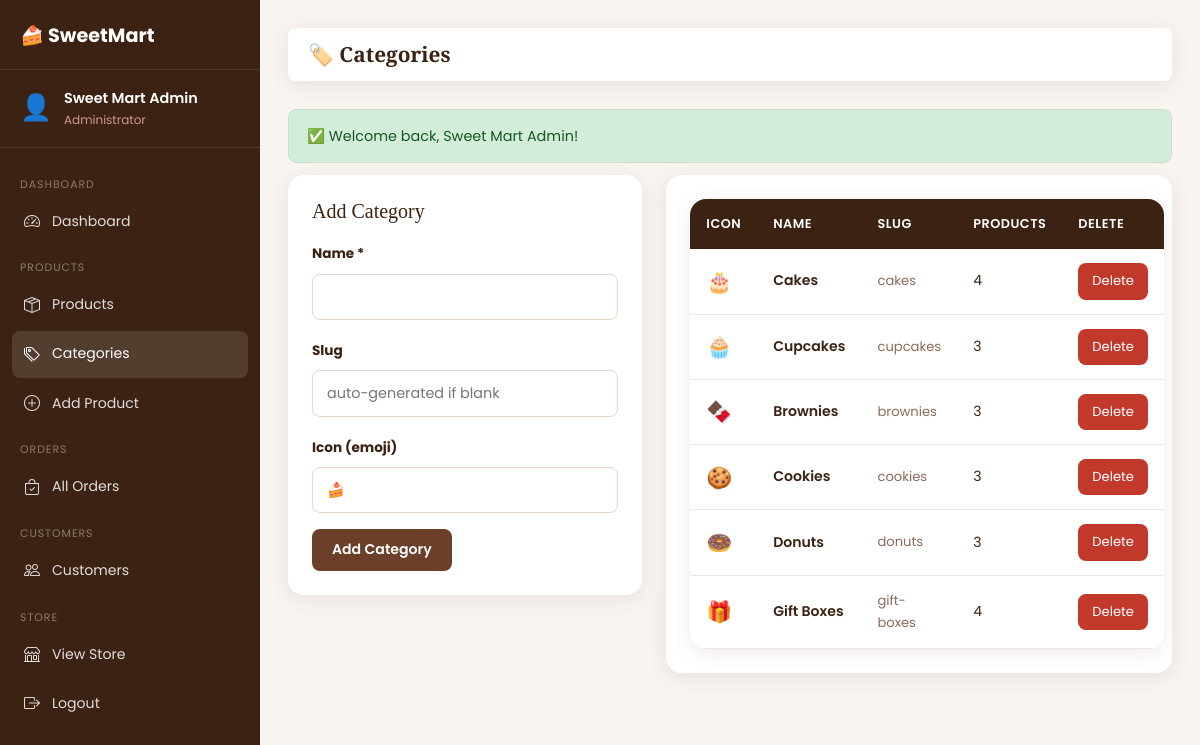
Screenshot of /admin/categories.php (signed in) with the database file from the repository.
### tables this page shows
CREATE TABLE IF NOT EXISTS categories (
    id INT AUTO_INCREMENT PRIMARY KEY,
    name VARCHAR(50) NOT NULL,
    slug VARCHAR(50) NOT NULL UNIQUE,
    icon VARCHAR(50) DEFAULT '🍰'
);

### admin/categories.php (the view, shortened to what this page needs)
<?php
require_once __DIR__ . "/../includes/db.php";
require_once __DIR__ . "/../includes/functions.php";
?>
<!DOCTYPE html>
<html lang="en">
<head>
<link href="https://cdn.jsdelivr.net/npm/bootstrap@5.3.2/dist/css/bootstrap.min.css" rel="stylesheet">
<link href="https://cdn.jsdelivr.net/npm/bootstrap-icons@1.11.1/font/bootstrap-icons.css" rel="stylesheet">
<link rel="stylesheet" href="../assets/css/style.css">
<link rel="stylesheet" href="../assets/css/admin.css">
</head>
<body class="admin-body">
<div class="admin-layout"><?php require __DIR__ . "/../includes/admin_sidebar.php"; ?>
<main class="admin-main">
  <div class="admin-topbar">
    <h2>🏷️ Categories</h2>
  </div>
  <?php
  $cats = $conn->query("SELECT c.*,(SELECT COUNT(*) FROM products WHERE category_id=c.id) AS prod_count FROM categories c ORDER BY c.id");
  ?>
  <div class="row g-4">
    <div class="col-md-5">
      <div class="admin-card">
        <h5 class="mb-3">Add Category</h5>
        <form method="POST">
          <div class="mb-3"><label class="form-label fw-bold" style="font-size:.85rem;">Name *</label><input name="name" class="form-control-admin" required id="cat-name"></div>
          <div class="mb-3"><label class="form-label fw-bold" style="font-size:.85rem;">Slug</label><input name="slug" class="form-control-admin" placeholder="auto-generated if blank" id="cat-slug"></div>
          <div class="mb-3"><label class="form-label fw-bold" style="font-size:.85rem;">Icon (emoji)</label><input name="icon" class="form-control-admin" value="🍰" id="cat-icon"></div>
          <button type="submit" name="add_cat" class="btn-admin-primary">Add Category</button>
        </form>
      </div>
    </div>
    <div class="col-md-7">
      <div class="admin-card" style="overflow-x:auto;">
        <table class="admin-table">
          <thead><tr><th>Icon</th><th>Name</th><th>Slug</th><th>Products</th><th>Delete</th></tr></thead>
          <tbody>
            <?php while($c=$cats->fetch_assoc()): ?>
            <tr>
              <td style="font-size:1.3rem;"><?= $c['icon'] ?></td>
              <td style="font-weight:600;"><?= clean($c['name']) ?></td>
              <td style="font-size:.82rem;color:#8a6a5a;"><?= clean($c['slug']) ?></td>
              <td><?= $c['prod_count'] ?></td>
              <td>
                <form method="POST" style="display:inline;">
                  <button name="delete_cat" value="<?= $c['id'] ?>" class="btn-admin-danger" onclick="return confirm('Delete category?')">Delete</button>
                </form>
              </td>
            </tr>
            <?php endwhile; ?>
          </tbody>
        </table>
      </div>
    </div>
  </div>
</main>
</div>
</body></html>

### assets/css/style.css (style rules this page uses)
:root { --cream:#FFF8F2;--pink:#E8A0A0;--pink-light:#FCE8E8;--brown:#6B3F2A;--brown-dark:#3B2212;--text:#3B2212;--card-bg:#fff;--shadow:0 4px 20px rgba(107,63,42,.10);--radius:16px;--radius-sm:8px; }
* { box-sizing:border-box;margin:0;padding:0; }
body { font-family:'Poppins',sans-serif;background:var(--cream);color:var(--text);line-height:1.7; }
h1,h2,h3,h4,h5 { font-family:'Playfair Display',serif;color:var(--brown-dark); }
.admin-layout { display:flex;min-height:100vh; }
.admin-main { margin-left:260px;flex:1;padding:28px;background:#f8f4f1;min-height:100vh; }
.admin-topbar { display:flex;justify-content:space-between;align-items:center;margin-bottom:28px;background:#fff;border-radius:var(--radius-sm);padding:14px 20px;box-shadow:var(--shadow); }
.admin-table { width:100%;border-collapse:collapse;background:#fff;border-radius:var(--radius);overflow:hidden;box-shadow:var(--shadow); }
.admin-table th { background:var(--brown-dark);color:#fff;padding:14px 16px;font-size:.8rem;font-weight:600;text-transform:uppercase;letter-spacing:.5px; }
.admin-table td { padding:14px 16px;border-bottom:1px solid #f0e8e0;font-size:.88rem; }

### assets/css/admin.css (style rules this page uses)
.admin-layout { display:flex;min-height:100vh; }
.admin-topbar h2 { font-size:1.3rem;font-weight:600;margin:0;color:var(--brown-dark,#3B2212); }
.admin-card { background:#fff;border-radius:16px;box-shadow:0 4px 20px rgba(107,63,42,.10);padding:24px; }
.btn-admin-primary { background:#6B3F2A;color:#fff;border:none;border-radius:8px;padding:9px 20px;font-weight:600;cursor:pointer;font-size:.88rem;transition:.2s; }
.btn-admin-danger { background:#c0392b;color:#fff;border:none;border-radius:8px;padding:7px 14px;font-size:.82rem;cursor:pointer; }
.form-control-admin { border:1.5px solid #e8d5c8;border-radius:8px;padding:10px 14px;width:100%;font-size:.9rem; }

### rows the page displays
categories: icon "🎂", name "Cakes", slug "cakes", prod_count "4", $c['id'] 1 (drawn)
categories: icon "🧁", name "Cupcakes", slug "cupcakes", prod_count "3", $c['id'] 2 (drawn)
categories: icon "🍫", name "Brownies", slug "brownies", prod_count "3"
categories: icon "🍪", name "Cookies", slug "cookies", prod_count "3", $c['id'] 4 (drawn)
categories: icon "🍩", name "Donuts", slug "donuts", prod_count "3", $c['id'] 5 (drawn)
categories: icon "🎁", name "Gift Boxes", slug "gift-boxes", prod_count "4", $c['id'] 6 (drawn)

### other values shown
$_SESSION['full_name'] "Sweet Mart Admin"
$icon "✅"
$f['msg'] "Welcome back, Sweet Mart Admin!"
